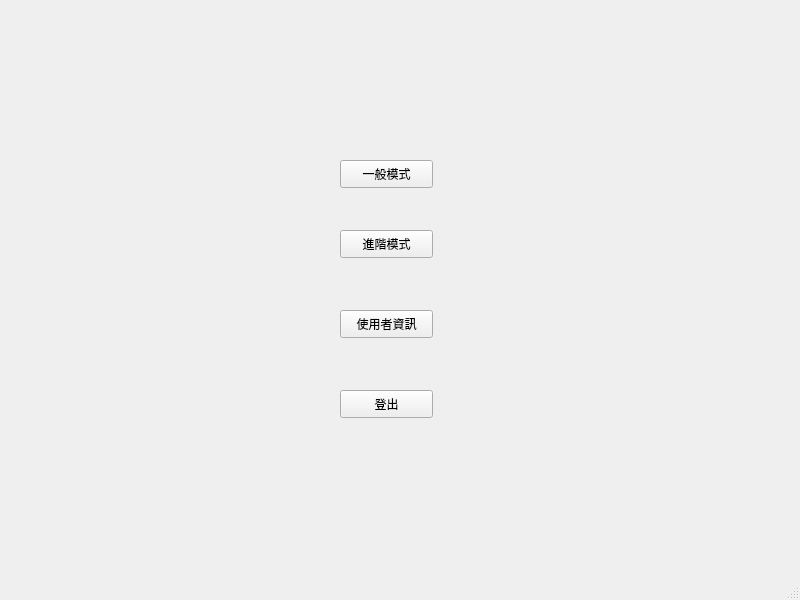
<?xml version="1.0" encoding="UTF-8"?>
<ui version="4.0">
 <class>MainWindow</class>
 <widget class="QMainWindow" name="MainWindow">
  <property name="geometry">
   <rect>
    <x>0</x>
    <y>0</y>
    <width>800</width>
    <height>600</height>
   </rect>
  </property>
  <property name="windowTitle">
   <string>MainWindow</string>
  </property>
  <widget class="QWidget" name="centralwidget">
   <widget class="QPushButton" name="pushButton">
    <property name="geometry">
     <rect>
      <x>340</x>
      <y>160</y>
      <width>93</width>
      <height>28</height>
     </rect>
    </property>
    <property name="text">
     <string>一般模式</string>
    </property>
   </widget>
   <widget class="QPushButton" name="pushButton_2">
    <property name="geometry">
     <rect>
      <x>340</x>
      <y>230</y>
      <width>93</width>
      <height>28</height>
     </rect>
    </property>
    <property name="text">
     <string>進階模式</string>
    </property>
   </widget>
   <widget class="QPushButton" name="pushButton_3">
    <property name="geometry">
     <rect>
      <x>340</x>
      <y>310</y>
      <width>93</width>
      <height>28</height>
     </rect>
    </property>
    <property name="text">
     <string>使用者資訊</string>
    </property>
   </widget>
   <widget class="QPushButton" name="pushButton_4">
    <property name="geometry">
     <rect>
      <x>340</x>
      <y>390</y>
      <width>93</width>
      <height>28</height>
     </rect>
    </property>
    <property name="text">
     <string>登出</string>
    </property>
   </widget>
  </widget>
  <widget class="QMenuBar" name="menubar">
   <property name="geometry">
    <rect>
     <x>0</x>
     <y>0</y>
     <width>800</width>
     <height>25</height>
    </rect>
   </property>
  </widget>
  <widget class="QStatusBar" name="statusbar"/>
 </widget>
 <resources/>
 <connections/>
</ui>
